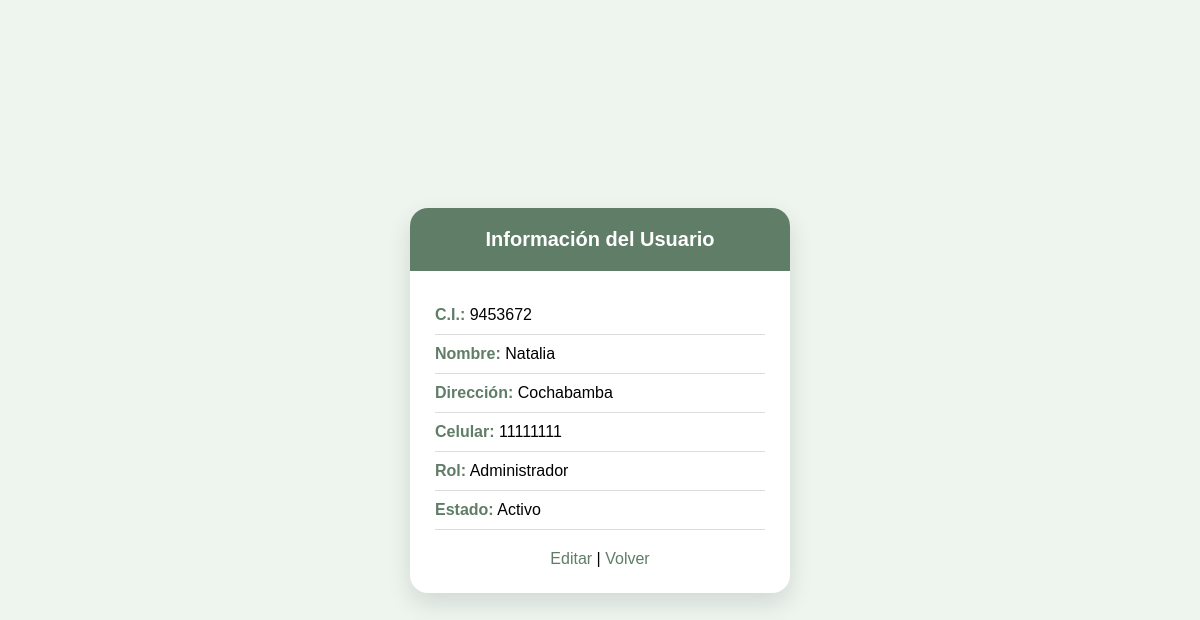
The app's page /usuario/UsuarioRead.php?ciusuario=9453672 (signed in) with its own data.
### tables this page shows
CREATE TABLE IF NOT EXISTS usuario (
    ciusuario INT NOT NULL,
    Nombre VARCHAR(100) NOT NULL,
    Direccion VARCHAR(150) NOT NULL,
    Celular VARCHAR(20) NOT NULL,
    contrasena VARCHAR(255) NOT NULL,
    Rol VARCHAR(45) NOT NULL,
    Estado VARCHAR(45) NOT NULL,
    PRIMARY KEY (ciusuario)
);

### usuario/UsuarioRead.php (the view, shortened to what this page needs)
<?php
include("../PAGINA/conexion.php");
$ciusuario = $_GET['ciusuario'];
$sql = "SELECT * FROM usuario WHERE ciusuario='$ciusuario'";
$resultado = $conexion->query($sql);
if ($resultado->num_rows > 0) {
    $fila = $resultado->fetch_assoc();
} else {
    die("Usuario no encontrado");
}
?>
<!DOCTYPE html>
<html lang="es">
<head>
</head>
<body>
<div class="perfil">
    <div class="header">
        Información del Usuario
    </div>
    <div class="contenido">
        <div class="item">
            <span class="label">C.I.:</span>
            <?php echo $fila['ciusuario']; ?>
        </div>
        <div class="item">
            <span class="label">Nombre:</span>
            <?php echo $fila['Nombre']; ?>
        </div>
        <div class="item">
            <span class="label">Dirección:</span>
            <?php echo $fila['Direccion']; ?>
        </div>
        <div class="item">
            <span class="label">Celular:</span>
            <?php echo $fila['Celular']; ?>
        </div>
        <div class="item">
            <span class="label">Rol:</span>
            <?php echo $fila['Rol']; ?>
        </div>
        <div class="item">
            <span class="label">Estado:</span>
            <?php echo $fila['Estado']; ?>
        </div>
        <div class="botones">
            <a href="UsuarioUpdateform.php?ciusuario=<?php echo $fila['ciusuario']; ?>">Editar</a>
            |
            <?php
            if ($_SESSION['rol'] == "Administrador") {
                echo "<a href='../PAGINA/administradornuevo.php'>Volver</a>";
            } else {
                echo "<a href='../logueo/login.php'>Volver</a>";
            }
            ?>
        </div>
    </div>
</div>
</body>
</html>

### usuario/UsuarioRead.php (style rules this page uses)
body { background:#eef5ee; font-family:Arial, Helvetica, sans-serif; display:flex; justify-content:center; align-items:center; min-height:100vh; margin:0; }
.perfil { background:white; width:380px; border-radius:18px; box-shadow:0 10px 25px rgba(0,0,0,.12); overflow:hidden; }
.header { background:#5f7d67; color:white; text-align:center; padding:20px; font-size:20px; font-weight:bold; }
.contenido { padding:25px; }
.item { padding:10px 0; border-bottom:1px solid #ddd; }
.label { font-weight:bold; color:#5f7d67; }
a { color:#5f7d67; text-decoration:none; }
.botones { margin-top:20px; text-align:center; }

### records on screen
usuario: ciusuario "9453672", Nombre "Natalia", Direccion "Cochabamba", Celular "11111111", Rol "Administrador", Estado "Activo"
